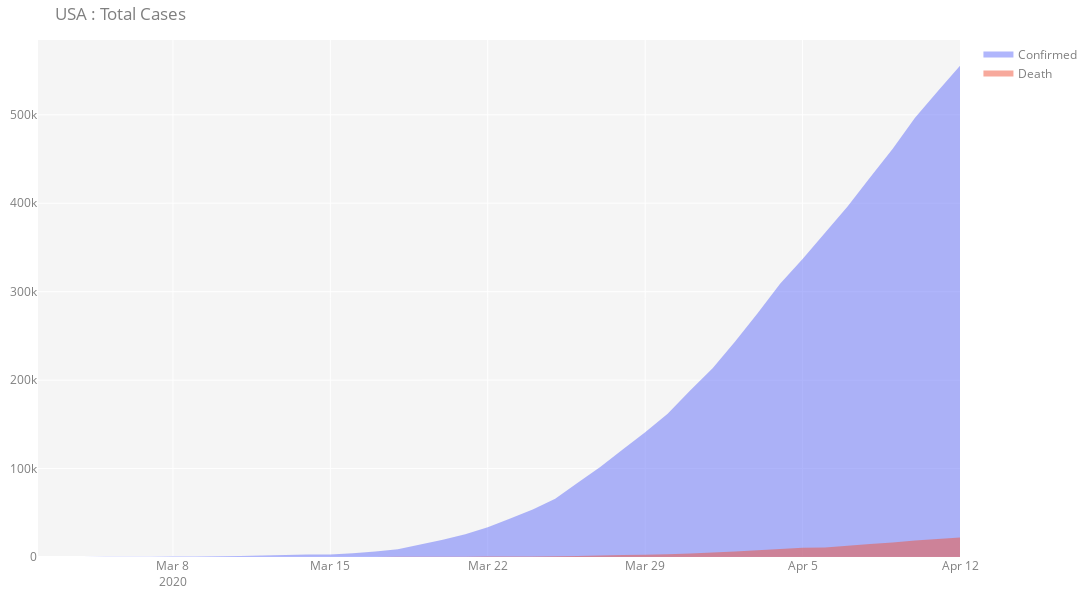

This figure's notebook cell:
### Code cell
fig = go.Figure()
fig.add_trace(go.Scatter(x=df.index, y=df['Confirmed'], name='Confirmed', fill='tozeroy', mode='none')) # fill down to xaxis
fig.add_trace(go.Scatter(x=df.index, y=df['Death'], name='Death', fill='tozeroy', mode='none')) # fill to trace0 y
# fig.add_trace(go.Scatter(x=df.index, y=df['Recovery'], name='Recovery', fill='tozeroy', mode='none')) # fill to trace0 y

fig.update_layout(
    margin=dict(l=10, r=10, t=40, b=10), width=1100, height=600, plot_bgcolor='rgb(245,245,245)',
    title=country + ' : Total Cases',
     font=dict(
#         family="Courier New, monospace",
        size=12,
        color="#7f7f7f"
    )
)
   
fig.show()
